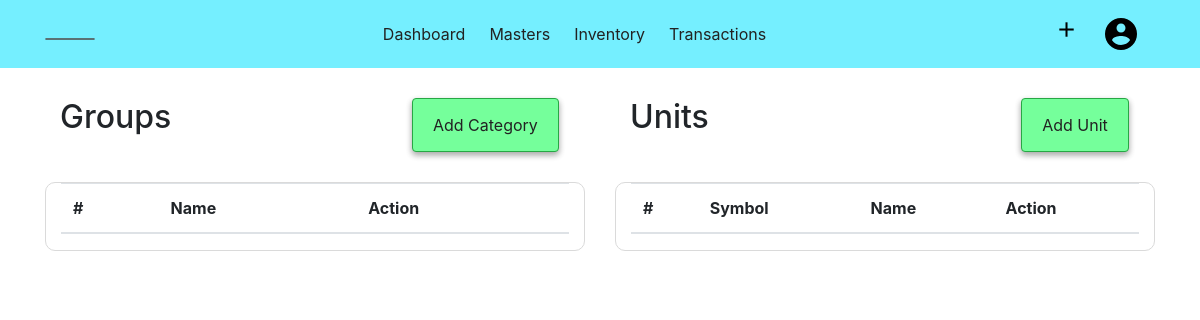
/category_unit (signed in), run on an earlier commit of the app's database.
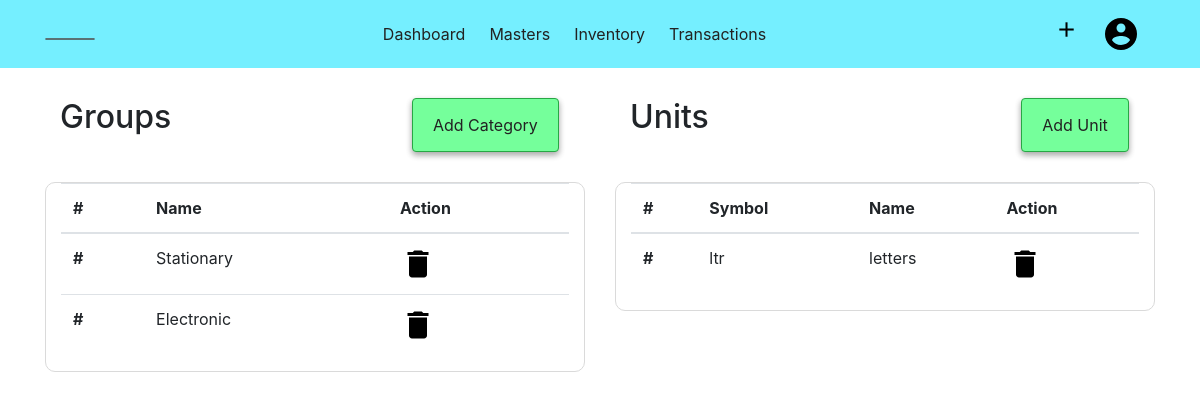
And on a later commit of the database.
### acsystem/models.py (models this page shows)
class Productcategory(db.Model):
    id = db.Column(db.Integer, primary_key=True)
    name = db.Column(db.String(40), nullable=False)
    products = db.relationship('Product', backref='undercategory', lazy=True, cascade="all, delete-orphan")
    company_id = db.Column(db.Integer, db.ForeignKey('company.id', ondelete="CASCADE"), nullable=False)

class Unit(db.Model):
    id = db.Column(db.Integer, primary_key=True)
    symbol = db.Column(db.String(10), nullable=False)
    name = db.Column(db.String(40))
    products = db.relationship('Product', backref='underunit', lazy=True, cascade="all, delete-orphan")
    company_id = db.Column(db.Integer, db.ForeignKey('company.id', ondelete="CASCADE"), nullable=False)

### acsystem/product/routes.py (the view)
@products.route("/category_unit", methods=['GET','POST'])
@login_required
def categoryunit():
    if current_user.activecompany == 0:
        flash(f"No Company is Activated! ","warning")
        return redirect(url_for('company.companies'))
    form = ProductCategoryForm()
    form2 = UnitForm()
    if form2.validate_on_submit():
        unit = Unit(symbol = form2.symbol.data, name = form2.name.data, company_id = current_user.activecompany)
        db.session.add(unit)
        db.session.commit()
        flash(f"Unit Added Successfully!","success")
        return redirect(url_for("products.categoryunit"))
    if form.validate_on_submit():
        category = Productcategory(name = form.name.data, company_id = current_user.activecompany)
        db.session.add(category)
        db.session.commit()
        flash(f"Product Category {form.name.data} Added Successfully!","success")
        return redirect(url_for('products.categoryunit'))
    pcs = Productcategory.query.filter_by(company_id = current_user.activecompany).all()
    units = Unit.query.filter_by(company_id = current_user.activecompany).all()
    return render_template('producttemplate/categoryunit.html', title="Product Categories and Units", form=form, form2=form2, pcs=pcs, units=units)

### acsystem/models.py (called while the page is built)
@login_manager.user_loader
def load_user(user_id):
    return User.query.get(int(user_id))

### acsystem/templates/producttemplate/categoryunit.html (shortened to what this page needs)
{% from "renderfield.html" import render_field, render_doublefield %}
{% extends "layout.html"%}
{% block content %}
<div class="container">
    <div class="row">
        <div class="col-sm">
            <div class="container-fluid">
                <h2 class="float-left">Groups</h2>
                <ul class="nav justify-content-end">
                    <li class="btn btn-success">
                        <a class="nav-link" data-toggle="modal" data-target="#createcategory">Add Category</a>
                    </li>
                </ul>
            </div>
            <div class="container-fluid" style="border:1px solid rgb(218, 218, 218); border-radius:10px;">
                <table class="table table-hover">
                    <thead>
                        <tr>
                            <th scope="col">#</th>
                            <th scope="col">Name</th>
                            <th scope="col">Action</th>
                        </tr>
                    </thead>
                    <tbody>
                        {% for pc in pcs %}
                        <tr>
                            <th scope="row">#</th>
                            <td>{{ pc.name }}</td>
                            <td class="deletecategory">
                                <img style="cursor:pointer;" data-toggle="modal" data-target="#deletecategory"
                                    src="{{ url_for('static',filename='images/delete.png') }}" alt="Delete">
                            </td>
                            {% endfor %}
                    </tbody>
                </table>
            </div>
        </div>
        <div class="col-sm">
            <div class="container-fluid">
                <h2 class="float-left">Units</h2>
                <ul class="nav justify-content-end">
                    <li class="btn btn-success">
                        <a class="nav-link" data-toggle="modal" data-target="#createunit">Add Unit</a>
                    </li>
                </ul>
            </div>
            <div class="container-fluid" style="border:1px solid rgb(218, 218, 218); border-radius:10px;">
                <table class="table table-hover">
                    <thead>
                        <tr>
                            <th scope="col">#</th>
                            <th scope="col">Symbol</th>
                            <th scope="col">Name</th>
                            <th scope="col">Action</th>
                        </tr>
                    </thead>
                    <tbody>
                        {% for unit in units %}
                        <tr>
                            <th scope="row">#</th>
                            <td>{{ unit.symbol }}</td>
                            <td>{{ unit.name }}</td>
                            <td class="deleteunit">
                                <img style="cursor:pointer;" data-toggle="modal" data-target="#deleteunit"
                                    src="{{ url_for('static',filename='images/delete.png') }}" alt="Delete">
                            </td>
                            {% endfor %}
                    </tbody>
                </table>
            </div>
        </div>
    </div>
</div>
{% endblock content %}

What changed in the data, as far as the page shows it:
added Productcategory: name "Stationary"
added Productcategory: name "Electronic"
added Unit: symbol "ltr", name "letters"
